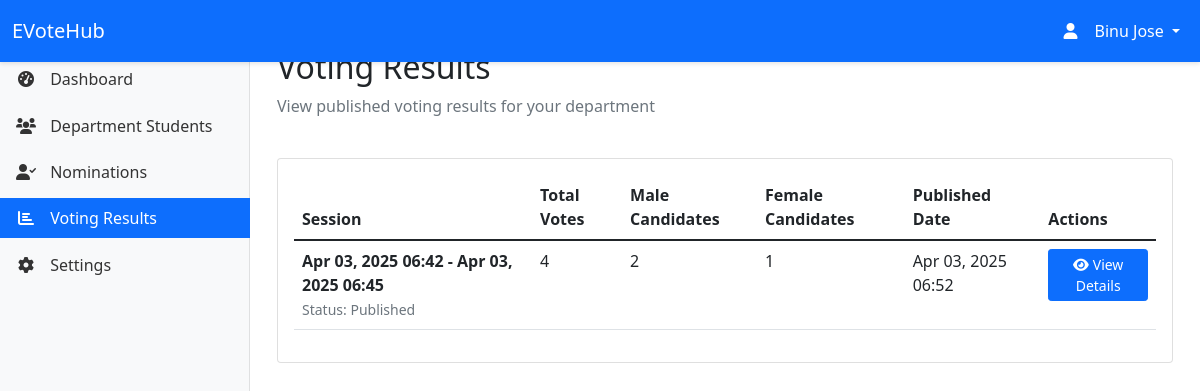
/hod/voting/results/ (signed in), run on an earlier commit of the app's database.
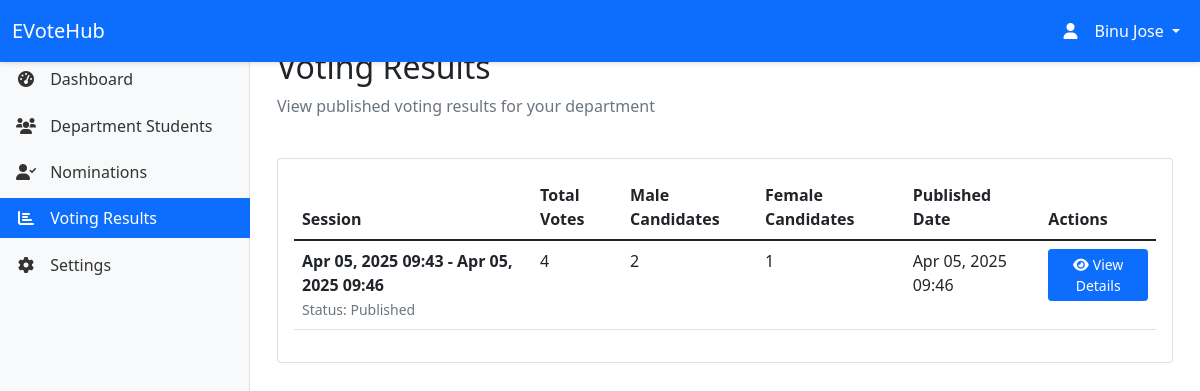
And on a later commit of the database.
### myapp/models.py (models this page shows, shortened)
class VotingSession(models.Model):
    STATUS_CHOICES = [
        ('scheduled', 'Scheduled'),
        ('active', 'Active'),
        ('completed', 'Completed'),
        ('verified', 'Verified'),
        ('published', 'Published'),
        ('cancelled', 'Cancelled')
    ]
    department = models.ForeignKey(Department, on_delete=models.CASCADE)
    start_date = models.DateTimeField()
    end_date = models.DateTimeField()
    status = models.CharField(max_length=20, choices=STATUS_CHOICES, default='scheduled')
    created_by = models.ForeignKey(Officer, on_delete=models.SET_NULL, null=True)
    created_at = models.DateTimeField(auto_now_add=True)
    updated_at = models.DateTimeField(auto_now=True)

### myapp/views.py (the view)
# urls.py: path('hod/voting/results/', views.hod_voting_results, name='hod_voting_results'),
@login_required
def hod_voting_results(request):
    try:
        hod = request.user.hod
    except HOD.DoesNotExist:
        messages.error(request, 'Access denied. You are not authorized as a Head of Department.')
        return redirect('home')
    published_sessions = VotingSession.objects.filter(
        department=hod.department,
        status='published'
    ).order_by('-end_date')
    for session in published_sessions:
        session.total_votes = Vote.objects.filter(voting_session=session).count()
        session.male_candidates = Candidate.objects.filter(
            voting_session=session,
            gender='male'
        ).select_related('nomination__student__user')
        session.female_candidates = Candidate.objects.filter(
            voting_session=session,
            gender='female'
        ).select_related('nomination__student__user')
    context = {
        'published_sessions': published_sessions,
        'department': hod.department
    }
    return render(request, 'hod/voting_results.html', context)

### templates/hod/voting_results.html (shortened to what this page needs)
{% extends 'hod/base_hod.html' %}
{% block content %}
<div class="container-fluid">
    <div class="row mb-4">
        <div class="col-12">
            <h2>Voting Results</h2>
            <p class="text-muted">View published voting results for your department</p>
        </div>
    </div>
    <div class="card">
        <div class="card-body">
            {% if published_sessions %}
                <div class="table-responsive">
                    <table class="table table-hover">
                        <thead>
                            <tr>
                                <th>Session</th>
                                <th>Total Votes</th>
                                <th>Male Candidates</th>
                                <th>Female Candidates</th>
                                <th>Published Date</th>
                                <th>Actions</th>
                            </tr>
                        </thead>
                        <tbody>
                            {% for session in published_sessions %}
                                <tr>
                                    <td>
                                        <div class="fw-bold">{{ session.start_date|date:"M d, Y H:i" }} - {{ session.end_date|date:"M d, Y H:i" }}</div>
                                        <small class="text-muted">Status: {{ session.get_status_display }}</small>
                                    </td>
                                    <td>{{ session.total_votes }}</td>
                                    <td>{{ session.male_candidates|length }}</td>
                                    <td>{{ session.female_candidates|length }}</td>
                                    <td>{{ session.updated_at|date:"M d, Y H:i" }}</td>
                                    <td>
                                        <a href="{% url 'hod_view_session_results' session.id %}"
                                           class="btn btn-sm btn-primary">
                                            <i class="fas fa-eye me-1"></i>View Details
                                        </a>
                                    </td>
                                </tr>
                            {% endfor %}
                        </tbody>
                    </table>
                </div>
            {% else %}
                <div class="text-center py-5">
                    <i class="fas fa-chart-bar fa-3x text-muted mb-3"></i>
                    <h5>No published results available</h5>
                    <p class="text-muted">Results will appear here once they are published by the officers.</p>
                </div>
            {% endif %}
        </div>
    </div>
</div>
{% endblock %}

What changed in the data, as far as the page shows it:
removed VotingSession: start_date "Apr 03, 2025 06:42", end_date "Apr 03, 2025 06:45", status "Published", total_votes "4", male_candidates|length "2", female_candidates|length "1", updated_at "Apr 03, 2025 06:52"
added VotingSession: start_date "Apr 05, 2025 09:43", end_date "Apr 05, 2025 09:46", status "Published", total_votes "4", male_candidates|length "2", female_candidates|length "1", updated_at "Apr 05, 2025 09:46"
